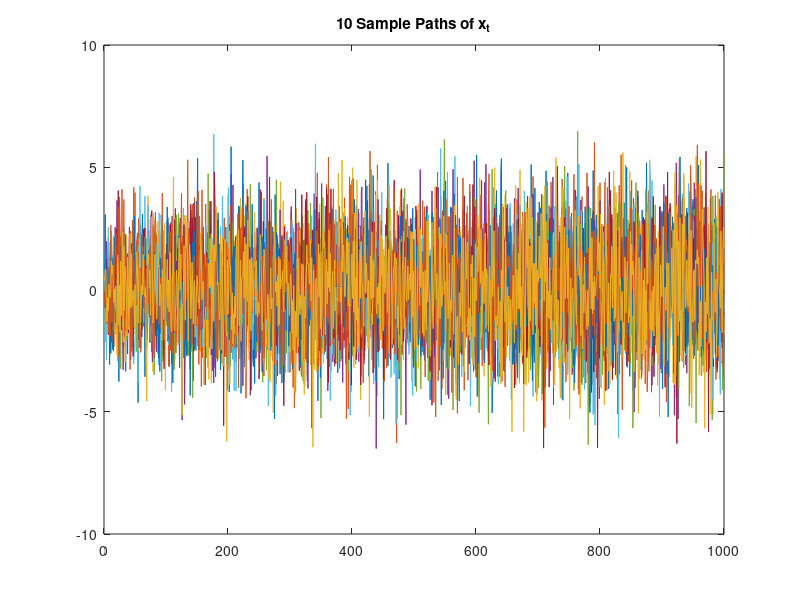
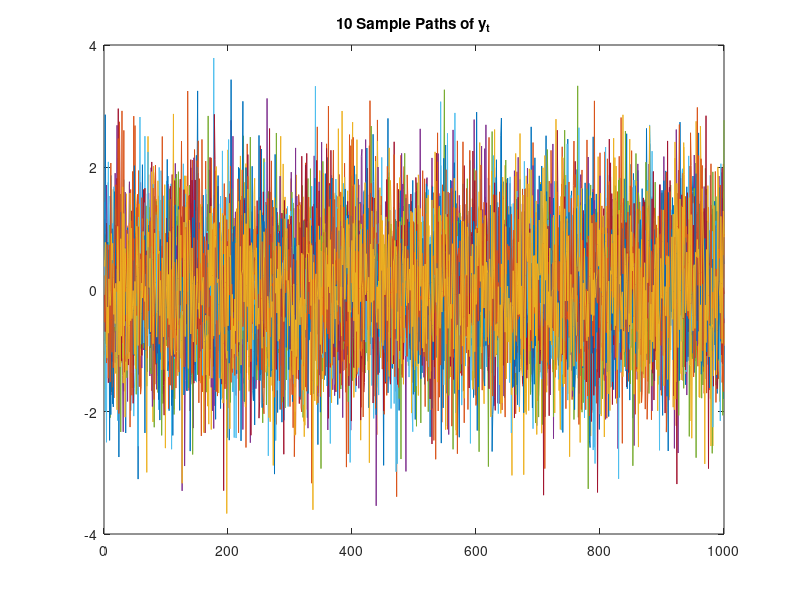
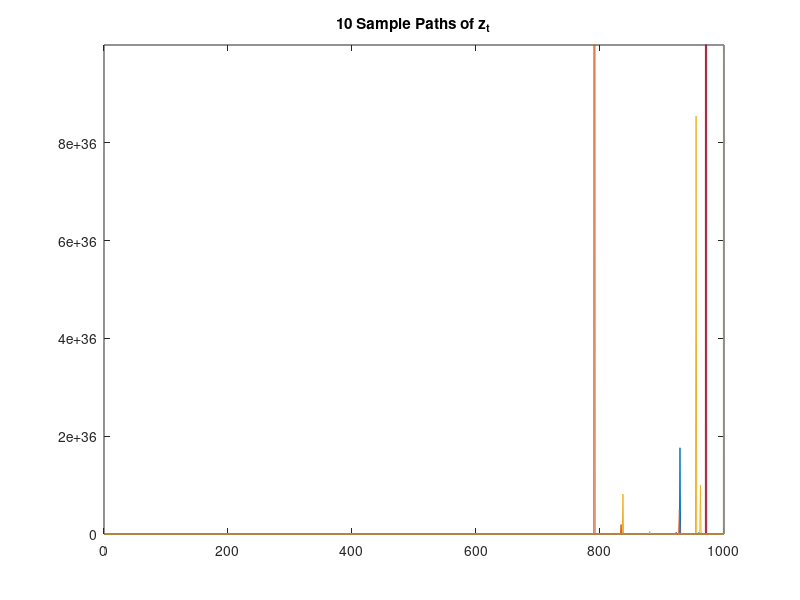

Write the MATLAB code that produced these figures, in order.
x_t = zeros(10,1000);
y_t = x_t;
z_t = x_t;


for n = 1: 10
    for t = 1: 1000
        omega = normrnd(0,1,[1,t]);

        x_t(n,t) = sum(omega)/t^(0.4);

        y_t(n,t) = sum(omega)/sqrt(t);

        z_t(n,t) = exp(sum(omega));
    end
end
%%
figure (1)
for n = 1:10
    plot(1:1000,x_t(n,:)); hold on;
end
hold off;
title("10 Sample Paths of x_{t}");

figure (2)
for n = 1:10
    plot(1:1000,y_t(n,:)); hold on;
end
hold off;
title("10 Sample Paths of y_{t}");

figure (3)
for n = 1:10
    plot(1:1000,z_t(n,:)); hold on;
end
hold off;
title("10 Sample Paths of z_{t}");
ylim([0,1e37]);


